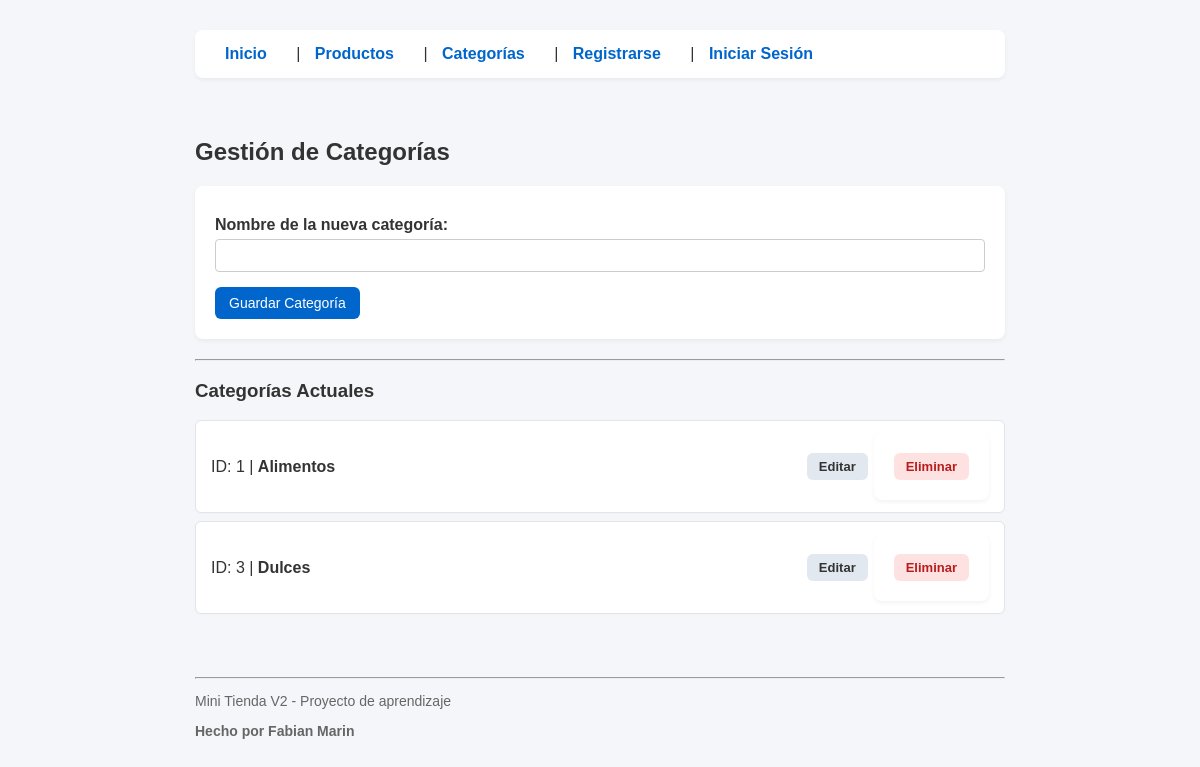
Before: /categorias with the older database file.
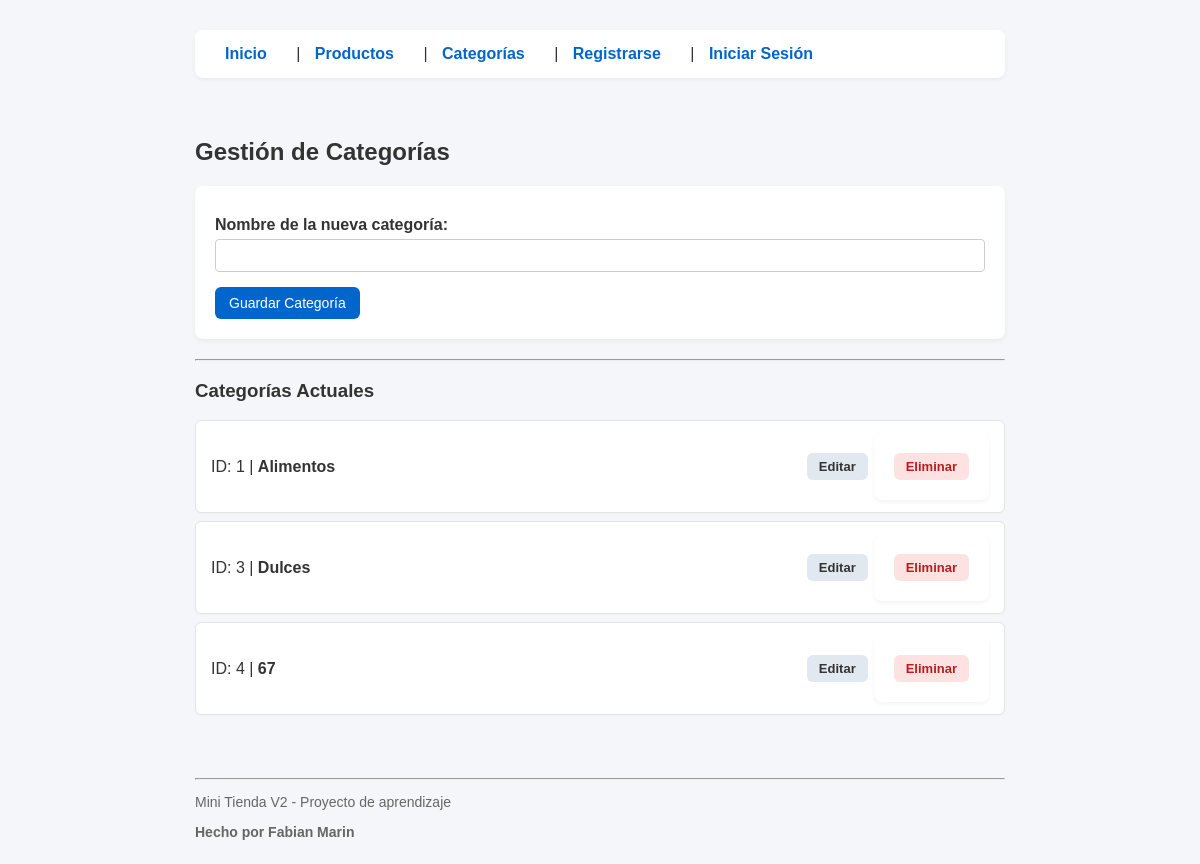
After: the same page with the newer database file.
### tables this page shows
CREATE TABLE categorias (
        id INTEGER PRIMARY KEY AUTOINCREMENT,
        nombre TEXT NOT NULL
    );

### app.py (the view)
@app.route('/categorias', methods=['GET', 'POST'])
def categorias():
    conn = get_db_connection()
    if request.method == 'POST':
        nombre_categoria = request.form['nombre']
        conn.execute('INSERT INTO categorias (nombre) VALUES (?)', (nombre_categoria,))
        conn.commit()
        conn.close()
        return redirect(url_for('categorias'))
    categorias_db = conn.execute('SELECT * FROM categorias').fetchall()
    conn.close()
    return render_template('categorias.html', categorias_html=categorias_db)

### app.py (called while the page is built)
def get_db_connection():
    conn = sqlite3.connect('tienda.db')
    conn.row_factory = sqlite3.Row
    return conn

### templates/categorias.html
{% extends 'base.html' %}
{% block content %}
<h2>Gestión de Categorías</h2>
<form action="/categorias" method="POST">
    <label for="nombre">Nombre de la nueva categoría:</label>
    <input type="text" id="nombre" name="nombre" required>
    <button type="submit">Guardar Categoría</button>
</form>
<hr>
<h3>Categorías Actuales</h3>
<ul>
    {% for cat in categorias_html %}
    <li>
        <span>ID: {{ cat['id'] }} | <strong>{{ cat['nombre'] }}</strong></span>
        <div class="acciones-item">
            <a href="/categorias/editar/{{ cat['id'] }}" class="btn-editar">Editar</a>
            <form action="/categorias/eliminar/{{ cat['id'] }}" method="POST" style="margin: 0;">
                <button type="submit" class="btn-eliminar"
                    onclick="return confirm('¿Estás seguro de eliminar esta categoría?');">Eliminar</button>
            </form>
        </div>
    </li>
    {% else %}
    <li>Aún no hay categorías registradas.</li>
    {% endfor %}
</ul>
{% endblock %}

Changed rows visible on the page:
added categorias: id "4", nombre "67"
